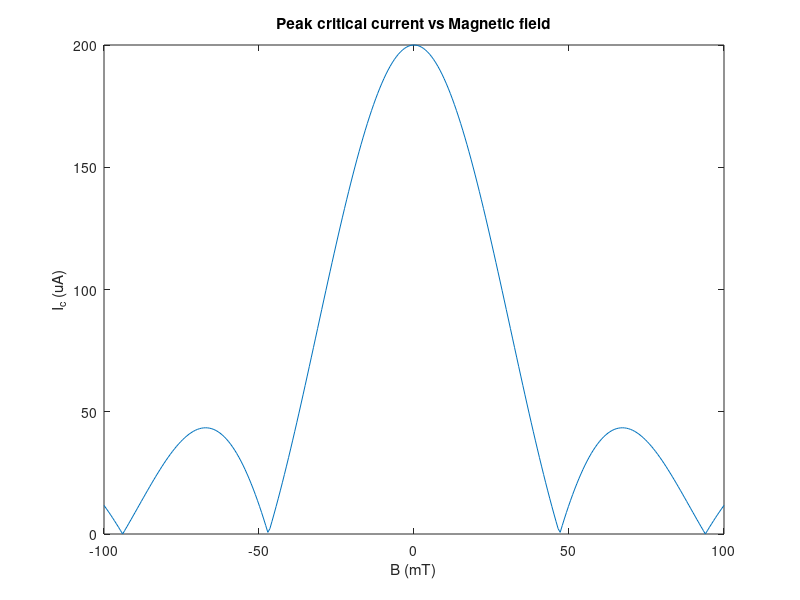

Write MATLAB code to recreate this figure. (Note: this script raises an error after producing the figure.)
%constant definitions
fluxQuantum = 2.06783383E-15;
lambda = 39E-9; %London penetration depth of Niobium

%geometry
d = 10E-9; L = 500E-9;

%physical quantities
Bwidth = 0.1; %100mT
N = 300; %no. of data points
B = linspace(-Bwidth,Bwidth,N);
beta = 2*pi*(2*lambda+d)*B/fluxQuantum;
I0 = 200E-6; %peak current of 200uA

Ic = @(x)I0*abs(sinc(x*L*(2*lambda+d)/fluxQuantum)); %sample fraunhofer pattern

Ic_max = Ic(B);
plot(B*1E3, Ic_max*1E6)
title('Peak critical current vs Magnetic field')
xlabel('B (mT)')
ylabel('I_c (uA)')

[I_even, minX,minCount] = flipFn(Ic_max,B);
%plot(beta,I_even);
if I_even(N/2)<0
    for i=1:N
        I_even(i) = - I_even(i);
    end
end

I_odd = interp1(B,Ic_max,minX);%-Ic_max(N/2);
plot(minX,I_odd,'-o');
%I_odd = interp_flip(beta, Ic_max, minX, minCount);
%I_odd = zeros(size(I_even)); %debugging

Ix = I_even + 1j*I_odd;

Jx = ifft(Ix);
%Jx = ifft(sinc(beta*L*(2*lambda+d)/fluxQuantum));

Jx = ifftshift(abs(Jx));

plot(B*1E3, I_even*1E6, 'm', B*1E3, I_odd*1E6, 'b')
title('Even and odd components of peak critical current')
xlabel('B (mT)')
ylabel('I_c (uA)')
legend('I_e', 'I_o')

spac_vect = linspace(-2*d*1E9,2*d*1E9,N);
%plot(beta, Jx);
plot(spac_vect, Jx*1E6)
title('Current density')
xlabel('x (nm)')
ylabel('J (uA/m^2)')
